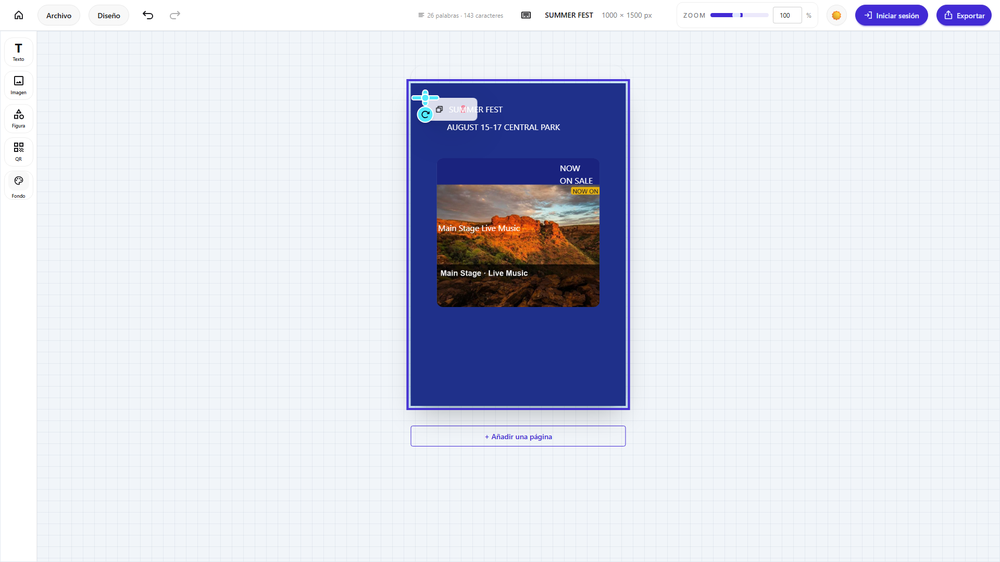
#> input picture scripts/smart-import/render-test.png, 1000 x 562 px, shrunk from 1920 x 1080 before the run; its folder holds only this picture in this run
$ python font_matcher.py --image render-test.png   (older library calls are emulated)
#> lines starting #> are read from the running program, lines starting #| are printed output that depends on the picture; after the words box and inside, x2 and y2 are one past the last pixel; in counts of white or black regions, pixels touching at a corner belong together
"""
font_matcher.py — Visual font property classifier for the Smart Import V5 pipeline.

Analyses text crop images to classify visual font properties (weight,
serif group, width, posture) and maps them to the closest available
CSS font family.

CLI usage::

    python font_matcher.py --image path/to/text-crop.jpg
    python font_matcher.py --list-fonts
    python font_matcher.py --image crop.png --debug --verbose
"""

from __future__ import annotations

import argparse
import logging
import os
import sys
from dataclasses import dataclass, asdict
from pathlib import Path
from typing import Optional

import cv2
import numpy as np

logger = logging.getLogger(__name__)

# ---------------------------------------------------------------------------
# Constants
# ---------------------------------------------------------------------------

_DEBUG_DIR = Path("output") / "font-debug"

_SERIF_GROUPS = ("serif", "sans-serif", "monospace", "script")
_WEIGHTS = ("light", "regular", "bold")
_WIDTHS = ("condensed", "normal", "expanded")
_POSTURES = ("upright", "italic")

_FONT_DATABASE: list[dict[str, str]] = [
    {"family": "Arial", "serif_group": "sans-serif", "weight": "regular", "width": "normal", "posture": "upright"},
    {"family": "Helvetica", "serif_group": "sans-serif", "weight": "regular", "width": "normal", "posture": "upright"},
    {"family": "Times New Roman", "serif_group": "serif", "weight": "regular", "width": "normal", "posture": "upright"},
    {"family": "Georgia", "serif_group": "serif", "weight": "regular", "width": "normal", "posture": "upright"},
    {"family": "Courier New", "serif_group": "monospace", "weight": "regular", "width": "normal", "posture": "upright"},
    {"family": "Verdana", "serif_group": "sans-serif", "weight": "regular", "width": "normal", "posture": "upright"},
    {"family": "Trebuchet MS", "serif_group": "sans-serif", "weight": "regular", "width": "normal", "posture": "upright"},
    {"family": "Impact", "serif_group": "sans-serif", "weight": "bold", "width": "condensed", "posture": "upright"},
    {"family": "Comic Sans MS", "serif_group": "script", "weight": "regular", "width": "normal", "posture": "upright"},
    {"family": "Montserrat", "serif_group": "sans-serif", "weight": "regular", "width": "normal", "posture": "upright"},
    {"family": "Open Sans", "serif_group": "sans-serif", "weight": "regular", "width": "normal", "posture": "upright"},
    {"family": "Roboto", "serif_group": "sans-serif", "weight": "regular", "width": "normal", "posture": "upright"},
    {"family": "Lato", "serif_group": "sans-serif", "weight": "regular", "width": "normal", "posture": "upright"},
    {"family": "Playfair Display", "serif_group": "serif", "weight": "regular", "width": "normal", "posture": "upright"},
    {"family": "Merriweather", "serif_group": "serif", "weight": "regular", "width": "normal", "posture": "upright"},
    {"family": "Source Code Pro", "serif_group": "monospace", "weight": "regular", "width": "normal", "posture": "upright"},
    {"family": "Pacifico", "serif_group": "script", "weight": "regular", "width": "normal", "posture": "upright"},
    {"family": "Oswald", "serif_group": "sans-serif", "weight": "regular", "width": "condensed", "posture": "upright"},
    {"family": "Raleway", "serif_group": "sans-serif", "weight": "regular", "width": "normal", "posture": "upright"},
    {"family": "PT Sans", "serif_group": "sans-serif", "weight": "regular", "width": "normal", "posture": "upright"},
]

# Font property score weights for matching (must sum = 1.0)
_FONT_WT_SERIF = 0.40
_FONT_WT_WEIGHT = 0.25
_FONT_WT_WIDTH = 0.20
_FONT_WT_POSTURE = 0.15

# Minimum image dimension threshold (pixels)
_MIN_SIZE = 10

# ---- Weight thresholds (stroke width normalised by image height) ----------
_WEIGHT_THIN_MAX = 0.12
_WEIGHT_THICK_MIN = 0.25

# ---- Width thresholds (average aspect ratio width/height) -----------------
_WIDTH_CONDENSED_MAX = 0.45
_WIDTH_EXPANDED_MIN = 0.75

# ---- Posture thresholds ---------------------------------------------------
_POSTURE_ANGLE_THRESHOLD = 5.0   # degrees from 90° for italic
_POSTURE_HOUGH_THRESHOLD_FACTOR = 0.15  # adaptive Hough threshold factor

# ---- Serif group thresholds -----------------------------------------------
_SERIF_EXTREME_RATIO_MIN = 1.5   # (top+bot)/mid horizontal edge ratio
_MONOSPACE_GAP_CV_MAX = 0.30     # coefficient of variation for monospace
_SCRIPT_MERGE_MIN = 0.25         # minimum merge ratio for script


# ---------------------------------------------------------------------------
# Data classes
# ---------------------------------------------------------------------------


@dataclass
class FontProperties:
    """Classified visual font properties.

    Attributes
    ----------
    weight:
        Stroke weight category — ``'light'`` | ``'regular'`` | ``'bold'``.
    serif_group:
        Serif category — ``'serif'`` | ``'sans-serif'`` | ``'monospace'`` |
        ``'script'``.
    width:
        Width category — ``'condensed'`` | ``'normal'`` | ``'expanded'``.
    posture:
        Posture category — ``'upright'`` | ``'italic'``.
    """

    weight: str
    serif_group: str
    width: str
    posture: str


@dataclass
class ClassificationResult:
    """Result of a single property classification.

    Attributes
    ----------
    value:
        The classified value (e.g. ``'bold'`` or ``'serif'``).
    confidence:
        Confidence score in ``[0.0, 1.0]``.
    """

    value: str
    confidence: float


@dataclass
class FontMatch:
    """Result of the full font matching process.

    Attributes
    ----------
    family:
        Matched font family name.
    properties:
        Classified visual font properties.
    confidences:
        Per-property confidence scores keyed by property name.
    overall_score:
        Average of all four property confidence scores.
    """

    family: str
    properties: FontProperties
    confidences: dict[str, float]
    overall_score: float


# ═══════════════════════════════════════════════════════════════════════════
# FontMatcher
# ═══════════════════════════════════════════════════════════════════════════


class FontMatcher:
    """Visual font property classifier for text crop images.

    Analyses an image of text using OpenCV and NumPy to classify its visual
    font properties (weight, serif group, width, posture), then maps those
    properties to the closest available font from a predefined database.

    Parameters
    ----------
    debug:
        If ``True``, save intermediate visualisation images to
        ``output/font-debug/``.
    """

    def __init__(self, debug: bool = False) -> None:
        self.debug = debug

    # ------------------------------------------------------------------
    # Public API
    # ------------------------------------------------------------------

    def classify(self, image_path: str) -> FontMatch:
        """Analyse a text crop image and return the best font match.

        Parameters
        ----------
        image_path:
            Path to a text crop image file (JPEG, PNG, etc.).

        Returns
        -------
        FontMatch
            The matched font family, classified properties, and confidence
            scores.

        Raises
        ------
        FileNotFoundError
            If the image file does not exist.
        ValueError
            If the image cannot be decoded or is below minimum size.
        """
#> called with image_path = 'render-test.png'
        if not os.path.isfile(image_path):
            raise FileNotFoundError(f"Image not found: {image_path}")

        img = cv2.imread(image_path, cv2.IMREAD_COLOR)
#> img is the input picture: shape (562, 1000, 3); mean B, G, R 231.2, 219.5, 216
        if img is None:
            raise ValueError(f"Could not decode image: {image_path}")

        h, w = img.shape[:2]
        if h < _MIN_SIZE or w < _MIN_SIZE:
            raise ValueError(
                f"Image too small ({w}x{h}); minimum {_MIN_SIZE} px per side"
            )

        gray = cv2.cvtColor(img, cv2.COLOR_BGR2GRAY)
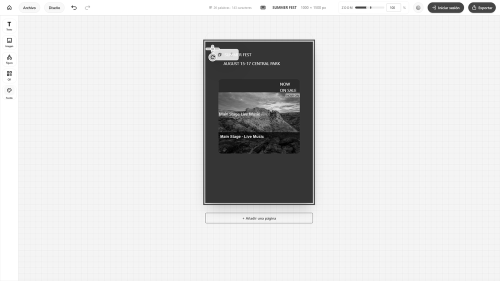
#> gray: shape (562, 1000) (shown at 1/2 size); min 0, max 255, mean 219.6
        binary = self._binarize(gray)
#> in _binarize, `_, binary = cv2.threshold(gray, 0, 255, cv2.THRESH_BINARY_INV + cv2.TH..`:
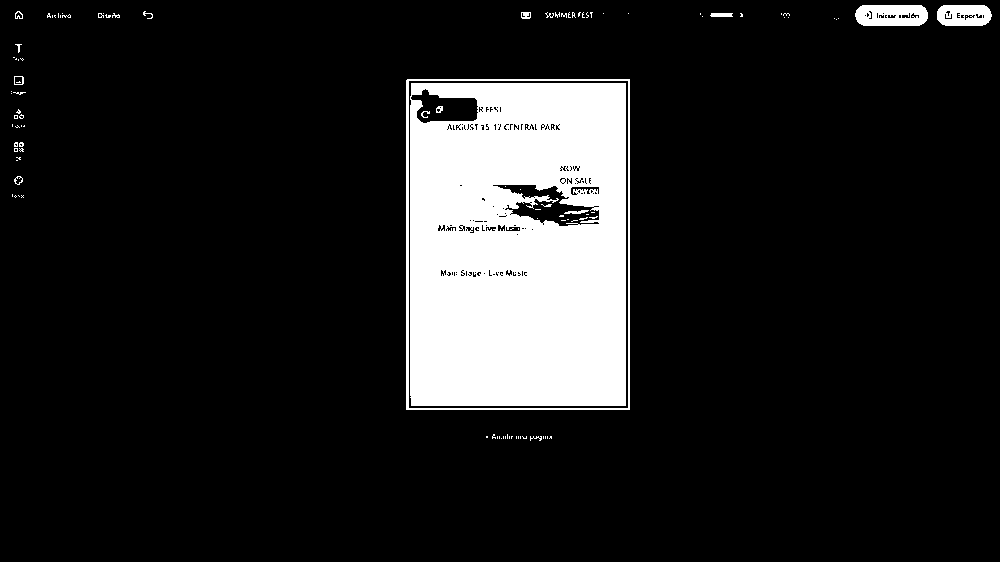
#> binary: shape (562, 1000); 12.7% white; 108 white regions (91 under 20 px), largest, box (x1, y1, x2, y2) and area: (410, 83, 626, 406) 65371, (406, 79, 630, 410) 2530, (855, 5, 928, 26) 1326

        if self.debug:
            self._save_debug("01_gray", gray)
            self._save_debug("02_binary", binary)

        weight_res = self._classify_weight(gray, binary, h)
        serif_res = self._classify_serif_group(gray, binary, h)
        width_res = self._classify_width(binary, h)
        posture_res = self._classify_posture(gray)

        props = FontProperties(
            weight=weight_res.value,
            serif_group=serif_res.value,
            width=width_res.value,
            posture=posture_res.value,
        )

        confidences: dict[str, float] = {
            "weight": weight_res.confidence,
            "serif_group": serif_res.confidence,
            "width": width_res.confidence,
            "posture": posture_res.confidence,
        }

        overall = sum(confidences.values()) / max(len(confidences), 1)
        family = self._match_font(props)

        return FontMatch(
            family=family,
            properties=props,
            confidences=confidences,
            overall_score=overall,
        )

    # ------------------------------------------------------------------
    # Weight classifier
    # ------------------------------------------------------------------

    def _classify_weight(
        self,
        gray: np.ndarray,   # noqa: ARG002
        binary: np.ndarray,
        height: int,
    ) -> ClassificationResult:
        """Classify stroke weight via distance transform.

        Computes the distance transform on the binary image to measure
        average stroke width, normalised by the image height.

        Parameters
        ----------
        gray:
            Grayscale image (kept for uniform signature with other classifiers).
        binary:
            Binary image (text=white, background=black).
        height:
            Image height in pixels used for normalisation.

        Returns
        -------
        ClassificationResult
            ``value`` is ``'light'``, ``'regular'``, or ``'bold'``.
        """
#> called with height = 562
        # Distance transform: distance from each foreground (text) pixel
        # to the nearest background pixel
        dist = cv2.distanceTransform(binary, cv2.DIST_L2, 5)
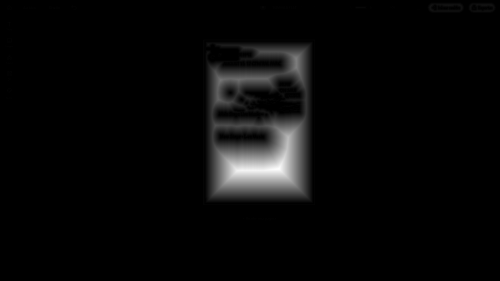
#> dist: shape (562, 1000) float32 (shown at 1/2 size); min 0, max 68.1, mean 2.2; drawn with min black and max white

        fg_mask = binary > 0
        fg_count = np.count_nonzero(fg_mask)
#> fg_count = 71234
        if fg_count == 0:
            return ClassificationResult("regular", 0.0)

        fg_distances = dist[fg_mask]
        stroke_radius = float(np.mean(fg_distances))
#> stroke_radius = 17.51
        # Approximate full stroke width = 2 * mean radius
        # Normalise by font height (≈ image height for text crops)
        norm_sw = (stroke_radius * 2.0) / max(height, 1)
#> norm_sw = 0.0623

        logger.debug(
            "Weight: mean_stroke_radius=%.2f, normalised_stroke_width=%.3f",
            stroke_radius,
            norm_sw,
        )

        if self.debug:
            debug_dist = cv2.normalize(dist, None, 0, 255, cv2.NORM_MINMAX)
            self._save_debug("03_distance_transform", debug_dist.astype(np.uint8))

        if norm_sw <= _WEIGHT_THIN_MAX:
            conf = self._confidence_linear(
                norm_sw, 0.0, _WEIGHT_THIN_MAX, high_is_confident=False,
            )
#> conf = 0.481
            return ClassificationResult("light", conf)

        if norm_sw >= _WEIGHT_THICK_MIN:
            conf = self._confidence_linear(
                norm_sw, _WEIGHT_THICK_MIN, _WEIGHT_THICK_MIN + 0.20,
                high_is_confident=True,
            )
            return ClassificationResult("bold", conf)

        # Middle range → regular, triangular confidence peaking at midpoint
        conf = self._confidence_triangular(
            norm_sw, _WEIGHT_THIN_MAX, _WEIGHT_THICK_MIN,
        )
        return ClassificationResult("regular", conf)

    # ------------------------------------------------------------------
    # Serif group classifier
    # ------------------------------------------------------------------

    def _classify_serif_group(
        self,
        gray: np.ndarray,
        binary: np.ndarray,
        height: int,
    ) -> ClassificationResult:
        """Classify serif group via edge projection and contour analysis.

        Detects serifs (horizontal protrusions at character extremes),
        monospace (uniform character spacing) and script (connected cursive
        via contour analysis).  Defaults to sans-serif when none is convincing.

        Parameters
        ----------
        gray:
            Grayscale image for edge detection.
        binary:
            Binary image (text=white, background=black).
        height:
            Image height in pixels.

        Returns
        -------
        ClassificationResult
            ``value`` is ``'serif'``, ``'sans-serif'``, ``'monospace'``,
            or ``'script'``.
        """
#> called with height = 562
        edges = cv2.Canny(gray, 50, 150)
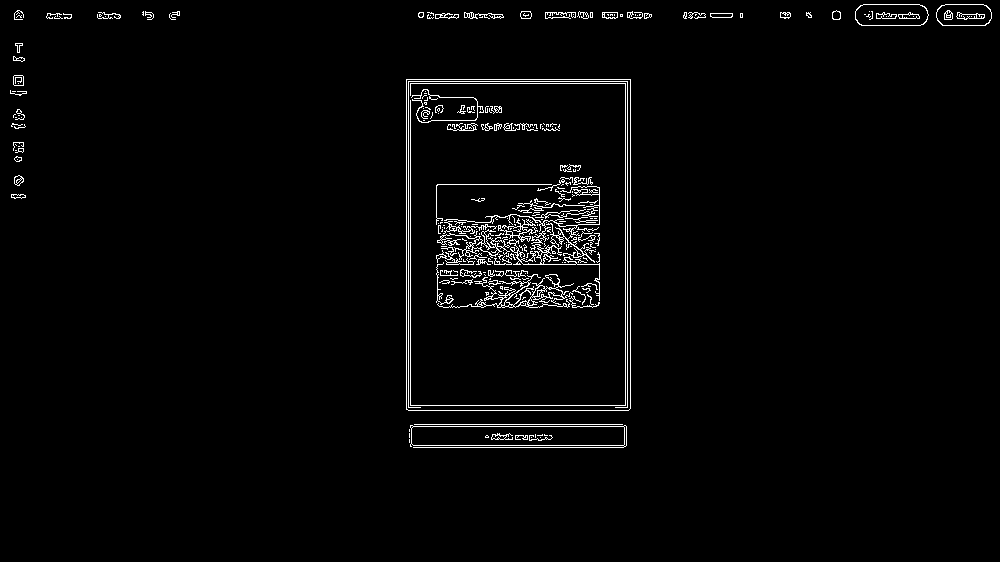
#> edges: shape (562, 1000); 2.2% white in thin lines or dots, all inside (x1, y1, x2, y2) = (10, 4, 992, 448)

        if self.debug:
            self._save_debug("04_canny_edges", edges)

        # --- Serif detection: horizontal edge projection ---
        serif_score = self._detect_serif(edges, height)

        # --- Monospace detection: character gap uniformity ---
        contours = self._find_text_contours(binary)
        mono_score = self._detect_monospace(contours)

        # --- Script detection: connected-cursive via dilation ---
        script_score = self._detect_script(binary)

        scores: dict[str, float] = {
            "serif": serif_score,
            "monospace": mono_score,
            "script": script_score,
        }

        best = max(scores, key=lambda k: scores[k])  # type: ignore[arg-type]
        best_score = scores[best]

        logger.debug(
            "Serif group scores — serif=%.3f monospace=%.3f script=%.3f  → %s",
            serif_score, mono_score, script_score, best,
        )

        # When nothing stands out, default to sans-serif
        if best_score < 0.20:
            return ClassificationResult("sans-serif", max(best_score, 0.1))

        # Confidence: boost based on margin over the runner-up
        sorted_scores = sorted(scores.values(), reverse=True)
        margin = sorted_scores[0] - (sorted_scores[1] if len(sorted_scores) > 1 else 0.0)
        confidence = min(best_score + margin * 0.5, 0.95)

        return ClassificationResult(best, max(confidence, 0.1))

    def _detect_serif(self, edges: np.ndarray, height: int) -> float:
        """Return a serif score in ``[0.0, 1.0]``.

        Computes horizontal edge density at the top and bottom thirds of
        the image versus the middle third.  Serifs produce extra horizontal
        edges at character extremes, raising the extreme-to-middle ratio.
        """
#> called with height = 562
        h = edges.shape[0]
        if h < _MIN_SIZE:
            return 0.0

        # Sobel y-gradient highlights horizontal edges
        sobel_y = cv2.Sobel(edges, cv2.CV_64F, 0, 1, ksize=3)
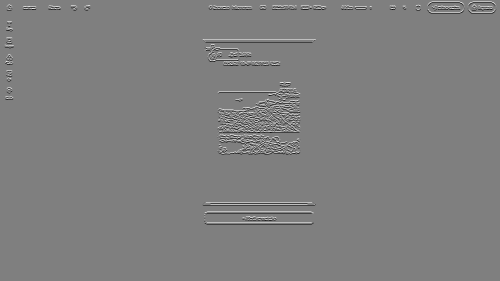
#> sobel_y: shape (562, 1000) float64 (shown at 1/2 size); min -1020, max 1020, mean 0; drawn with min black and max white
        horiz_strength = np.abs(sobel_y)
        _thresh = 50
        horiz_mask = horiz_strength > _thresh
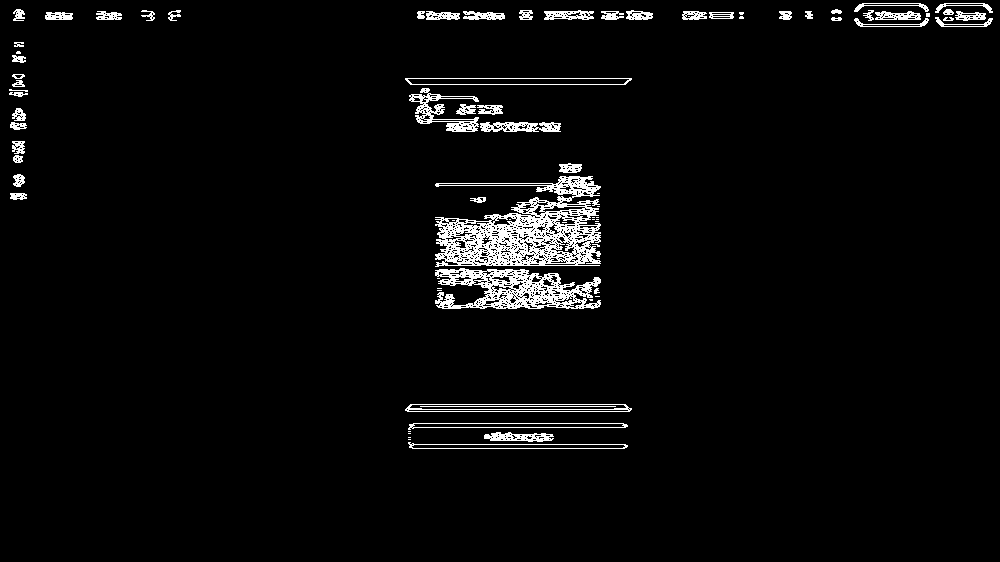
#> horiz_mask: shape (562, 1000) bool; 3.7% white in thin lines or dots, all inside (x1, y1, x2, y2) = (9, 3, 993, 449)

        band_top = horiz_mask[: max(1, h // 3), :]
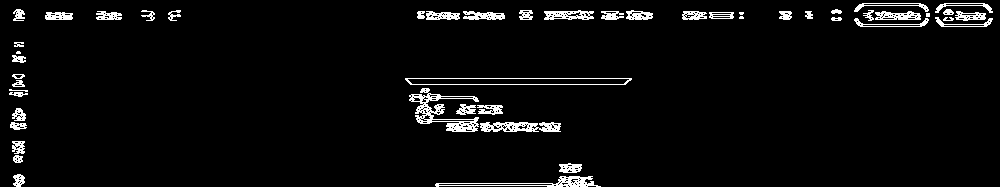
#> band_top: shape (187, 1000) bool; 4.1% white in thin lines or dots
        band_mid = horiz_mask[h // 3 : 2 * h // 3, :]
#> band_mid: shape (187, 1000) bool; 5.7% white in thin lines or dots, all inside (x1, y1, x2, y2) = (10, 0, 601, 122)
        band_bot = horiz_mask[2 * h // 3 :, :]
#> band_bot: shape (188, 1000) bool; 1.2% white in thin lines or dots, all inside (x1, y1, x2, y2) = (405, 30, 632, 75)
#> (the rest of the program and of its run is left out)
